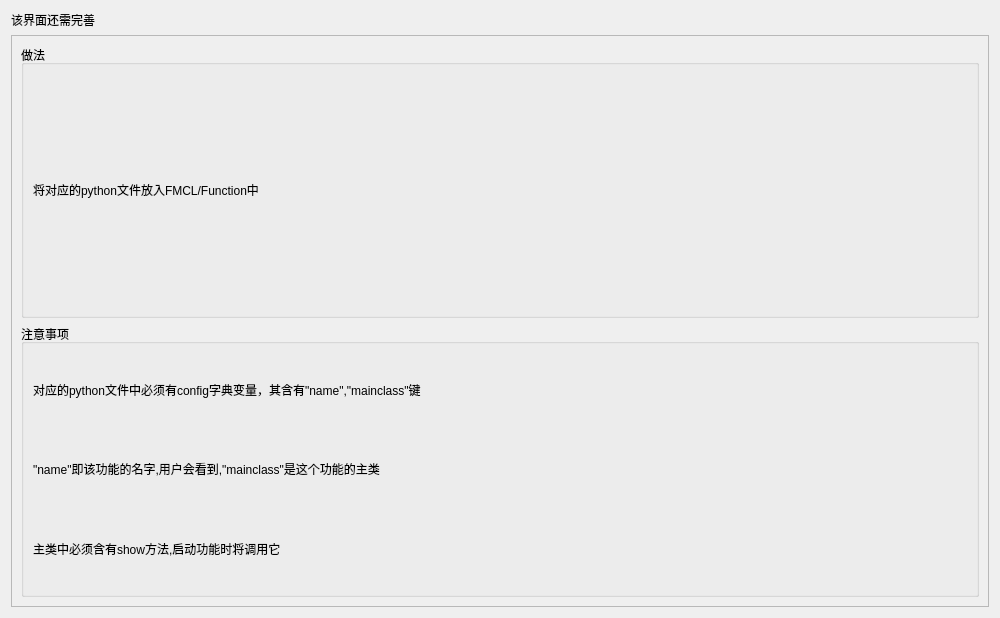
<?xml version="1.0" encoding="UTF-8"?>
<ui version="4.0">
 <class>CustomFunction</class>
 <widget class="QWidget" name="CustomFunction">
  <property name="geometry">
   <rect>
    <x>0</x>
    <y>0</y>
    <width>1000</width>
    <height>618</height>
   </rect>
  </property>
  <property name="windowTitle">
   <string>自定义功能</string>
  </property>
  <layout class="QGridLayout" name="gridLayout">
   <item row="0" column="0">
    <widget class="QLabel" name="label">
     <property name="text">
      <string>该界面还需完善</string>
     </property>
    </widget>
   </item>
   <item row="1" column="0">
    <widget class="QScrollArea" name="scrollArea">
     <property name="widgetResizable">
      <bool>true</bool>
     </property>
     <widget class="QWidget" name="scrollAreaWidgetContents">
      <property name="geometry">
       <rect>
        <x>0</x>
        <y>0</y>
        <width>980</width>
        <height>580</height>
       </rect>
      </property>
      <layout class="QGridLayout" name="gridLayout_2">
       <item row="0" column="0">
        <widget class="QGroupBox" name="groupBox">
         <property name="title">
          <string>做法</string>
         </property>
         <layout class="QGridLayout" name="gridLayout_3">
          <item row="0" column="0">
           <widget class="QLabel" name="label_2">
            <property name="text">
             <string>将对应的python文件放入FMCL/Function中</string>
            </property>
           </widget>
          </item>
         </layout>
        </widget>
       </item>
       <item row="1" column="0">
        <widget class="QGroupBox" name="groupBox_2">
         <property name="title">
          <string>注意事项</string>
         </property>
         <layout class="QGridLayout" name="gridLayout_4">
          <item row="1" column="0">
           <widget class="QLabel" name="label_4">
            <property name="text">
             <string>&quot;name&quot;即该功能的名字,用户会看到,&quot;mainclass&quot;是这个功能的主类</string>
            </property>
           </widget>
          </item>
          <item row="0" column="0">
           <widget class="QLabel" name="label_3">
            <property name="text">
             <string>对应的python文件中必须有config字典变量，其含有&quot;name&quot;,&quot;mainclass&quot;键</string>
            </property>
           </widget>
          </item>
          <item row="2" column="0">
           <widget class="QLabel" name="label_5">
            <property name="text">
             <string>主类中必须含有show方法,启动功能时将调用它</string>
            </property>
           </widget>
          </item>
         </layout>
        </widget>
       </item>
      </layout>
     </widget>
    </widget>
   </item>
  </layout>
 </widget>
 <resources/>
 <connections/>
</ui>
